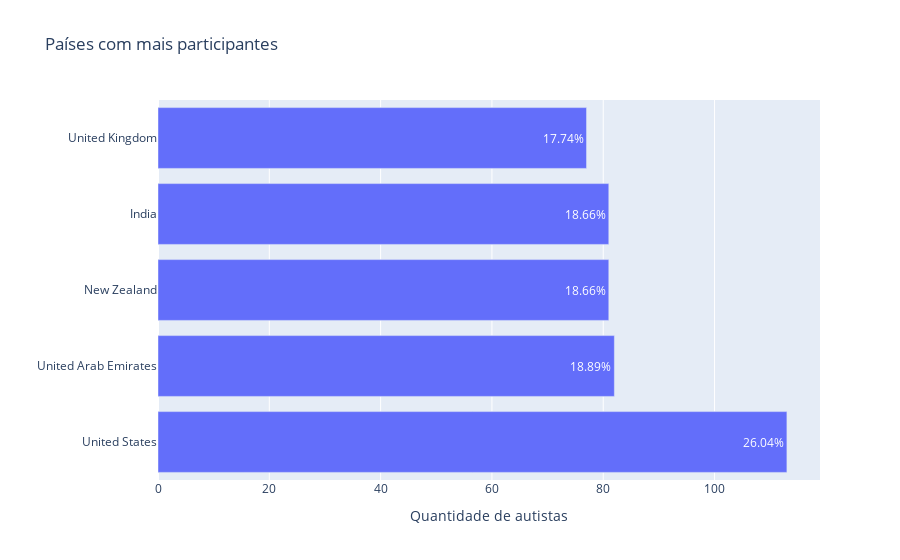

Notebook cell for this chart:
### Code cell
#Os 5 países com maior incidencia de autismo no dataset
# Filtrando dataframe apenas para crianças autistas
df_aut = df[df['Class/ASD'] == "YES"]

#Armazenando a quantidade em ordem crescente do número de autistas por paises.
contry = df_aut['contry_of_res'].value_counts().sort_values(ascending = False)
country = df['contry_of_res'].value_counts().sort_values(ascending = False)

# COnstruindo o gráfico
data2 = [go.Bar(x = contry[:5],
                y = contry.index[:5],
                text = porcentagem(contry[:5]),
                textposition = 'auto',
                orientation = 'h')]


data3 = [go.Bar(x = country[:5],
                y = country.index[:5],
                text = porcentagem(country[:5]),
                textposition = 'auto',
                orientation = 'h')]

py.iplot({
"data": data3,
"layout": Layout(
    title="Países com mais participantes",
    xaxis=dict(title="Quantidade de autistas"),
    yaxis=dict(title="")
)
})

### Figure 1 — Plotly figure (JSON) as saved in the notebook; plotly's stock layout.template omitted (floating-point values rounded to 4 significant figures)
{"data": [{"orientation": "h", "text": ["26.04%", "18.89%", "18.66%", "18.66%", "17.74%"], "textposition": "auto", "type": "bar", "x": [113, 82, 81, 81, 77], "y": ["United States", "United Arab Emirates", "New Zealand", "India", "United Kingdom"]}], "layout": {"title": {"text": "Países com mais participantes"}, "xaxis": {"title": {"text": "Quantidade de autistas"}}, "yaxis": {"title": {"text": ""}}}}
